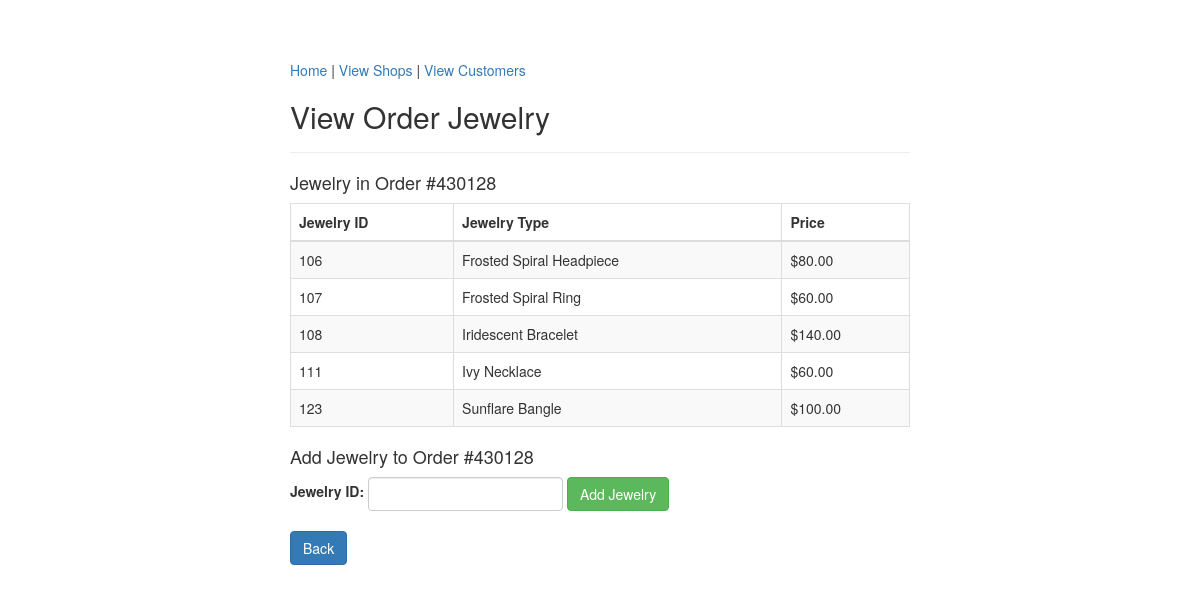
Screenshot of /viewOrderJewelry.php?order_number=430128 with the database file from the repository.
### tables this page shows
CREATE TABLE `fp_order_jewelry` (
  `jewelry_id` int(11) NOT NULL,
  `order_number` int(11) NOT NULL
);

CREATE TABLE `fp_jewelry` (
  `jewelry_id` int(11) NOT NULL,
  `type` varchar(30) NOT NULL,
  `primary_material` varchar(30) NOT NULL,
  `price` int(11) NOT NULL,
  `order_number` int(11) DEFAULT NULL
);

### viewOrderJewelry.php (the view, shortened to what this page needs)
<?php
    require_once "config.php";
?>
<!DOCTYPE html>
<html lang="en">
<head>
    <link rel="stylesheet" href="https://maxcdn.bootstrapcdn.com/bootstrap/3.3.7/css/bootstrap.css">
</head>
<body>
    <div class="wrapper">
        <div class="container-fluid">
            <div class="row">
                <div class="col-md-12">
                    <div class="page-header clearfix">
                        <nav>
                            <a href="index.php">Home</a> |
                            <a href="viewShops.php">View Shops</a> |
                            <a href="viewCustomers.php">View Customers</a>
                        </nav>
                        <h2 class="pull-left">View Order Jewelry</h2>
                    </div>
<?php
if(isset($_SESSION["order_number"]) ){
    $sql = "SELECT o.jewelry_id, j.type, j.price
        FROM fp_order_jewelry o
        JOIN fp_jewelry j ON o.jewelry_id = j.jewelry_id
        WHERE o.order_number = ?";
    if($stmt = mysqli_prepare($link, $sql)){
        mysqli_stmt_bind_param($stmt, "s", $param_cid);
        if(mysqli_stmt_execute($stmt)){
            $result = mysqli_stmt_get_result($stmt);
			echo "<h4> Jewelry in Order #". $_SESSION["order_number"] ."</h4><p>";
			if(mysqli_num_rows($result) > 0){
				echo "<table class='table table-bordered table-striped'>";
                    echo "<thead>";
                        echo "<tr>";
				echo "<th>Jewelry ID</th>";
                echo "<th>Jewelry Type</th>";
                echo "<th>Price</th>";
                        echo "</tr>";
                    echo "</thead>";
                    echo "<tbody>";
                    while($row = mysqli_fetch_array($result)){
                        echo "<tr>";
			echo "<td>" . $row['jewelry_id'] . "</td>";
            echo "<td>" . $row['type'] . "</td>";
            echo "<td>$" . $row['price'] . ".00</td>";
						echo "</tr>";
                    }
                    echo "</tbody>";
                echo "</table>";
echo "<h4>Add Jewelry to Order #" . $_SESSION["order_number"] . "</h4>";
echo '<form action="createOrderJewelry.php" method="post" class="form-inline">';
echo '    <div class="form-group">';
echo '        <label for="jewelry_id">Jewelry ID: </label>';
echo '        <input type="text" class="form-control" name="jewelry_id" id="jewelry_id" required>';
echo '    </div> ';
echo '    <button type="submit" class="btn btn-success">Add Jewelry</button>';
echo '</form><br>';
			} else {
				echo "No Jewelry In Order ";
			}
        } else{
            header("location: error.php");
            exit();
        }
    }
} else{
    header("location: error.php");
    exit();
}
?>
	<p><a href="viewOrders.php" class="btn btn-primary">Back</a></p>
    </div>
   </div>
  </div>
</div>
</body>
</html>

### viewOrderJewelry.php (style rules this page uses)
.wrapper { width: 650px; margin: 0 auto; }
.page-header h2 { margin-top: 0; }

### rows the page displays
fp_order_jewelry: jewelry "106", jewelry.type "Frosted Spiral Headpiece", jewelry.price "80"
fp_order_jewelry: jewelry "107", jewelry.type "Frosted Spiral Ring", jewelry.price "60"
fp_order_jewelry: jewelry "108", jewelry.type "Iridescent Bracelet", jewelry.price "140"
fp_order_jewelry: jewelry "111", jewelry.type "Ivy Necklace", jewelry.price "60"
fp_order_jewelry: jewelry "123", jewelry.type "Sunflare Bangle", jewelry.price "100"

### other values shown
$_SESSION["order_number"] "430128"
